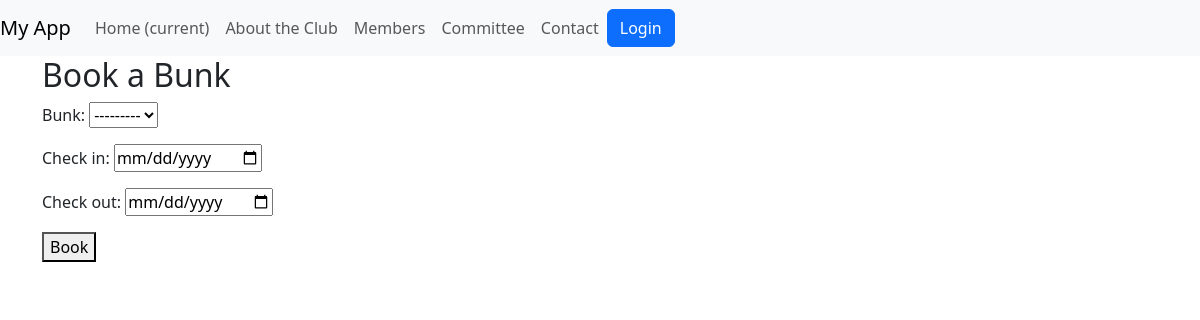
/booking/booking (signed in), run on an earlier commit of the app's database.
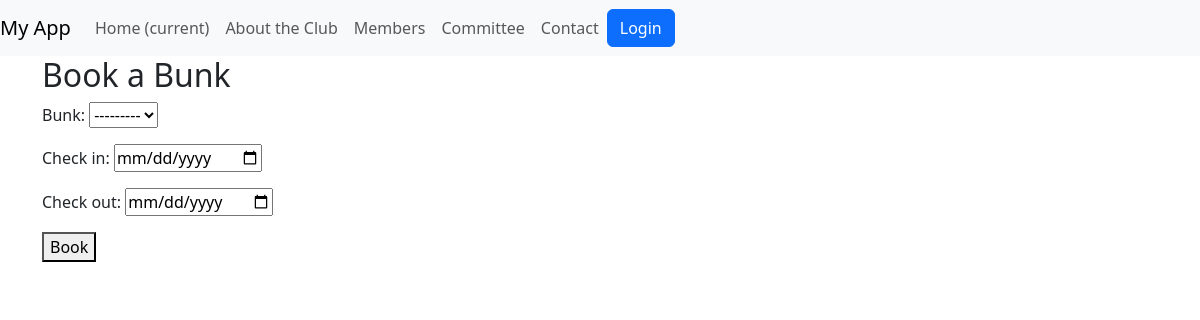
And on a later commit of the database.
### booking/models.py (models this page shows, shortened)
class Booking(models.Model):
    booking_id = models.CharField(
        max_length=50,
        unique=True,
        primary_key=True,)
    user = models.ForeignKey(settings.AUTH_USER_MODEL, on_delete=models.CASCADE)
    bunk = models.ForeignKey(Bunk, on_delete=models.CASCADE)
    check_in = models.DateField()
    check_out = models.DateField()
    created_at = models.DateTimeField(auto_now_add=True)
    total_price = models.DecimalField(max_digits=10, decimal_places=2, null=True, blank=True)
    class Meta:
        unique_together = ('bunk', 'check_in', 'check_out')

class Bunk(models.Model):
    bunk_id = models.CharField(
        max_length=10,
        unique=True,
        primary_key=True,)
    assigned_to = models.ForeignKey(Member, on_delete=models.SET_NULL, null=True, blank=True, related_name='bunks')
    price_per_night = models.DecimalField(max_digits=10, decimal_places=2, default=20.00)
    area = models.CharField(max_length=50)
    sub_area = models.CharField(max_length=50, null=True)
    def __str__(self):
        return self.bunk_id

### booking/views.py (the view)
# urls.py: path('booking', book_bunk, name="book_bunk")
@login_required
def book_bunk(request):
    if request.method == 'POST':
        print(" POST request received.")
        form = BookingForm(request.POST)
        if form.is_valid():
            bunk = form.cleaned_data['bunk']
            check_in = form.cleaned_data['check_in']
            check_out = form.cleaned_data['check_out']
            request.session['bunk'] = bunk.bunk_id
            request.session['check_in'] = check_in.isoformat()
            request.session['check_out'] = check_out.isoformat()
            try:
                with transaction.atomic():
                    if Booking.objects.filter(bunk=bunk.bunk_id, check_in__lt=check_out,
                                              check_out__gt=check_in).exists():
                        raise IntegrityError("This bunk is already booked for the selected time slot.")
                    booking = Booking.objects.create(
                        user=request.user,
                        bunk=bunk,
                        check_in=check_in,
                        check_out=check_out
                    )
                    messages.success(request, f'Bunk {bunk.bunk_id} successfully booked.')
                    return redirect('dashboard')
            except IntegrityError as e:
                messages.error(request, str(e))
            except Exception as e:  # Catch unexpected errors
                messages.error(request, 'An unexpected error occurred. Please try again.')
                print(f"Unexpected error: {e}")  # Log for debugging
        else:
            messages.error(request, "Invalid form submission. Please correct the errors.")
    else:  # GET request
        form = BookingForm()
    return render(request, 'booking/book_bunk.html', {'form': form})

### booking/forms.py (shortened to what this page needs)
class BookingForm(forms.ModelForm):
    class Meta:
        model = Booking
        fields = ['bunk', 'check_in', 'check_out']
        widgets = {
            'check_in': forms.DateInput(attrs={'type': 'date'}),
            'check_out': forms.DateInput(attrs={'type': 'date'}),
        }

### templates/booking/book_bunk.html (shortened to what this page needs)
{% extends "base.html" %}
{% block content %}
<h2>Book a Bunk</h2>
<form method="post">
    {{ form.as_p }}
    <button type="submit">Book</button>
</form>
{% endblock %}

### templates/base.html (shortened to what this page needs)
{% load static %}
<!DOCTYPE html>
<html lang="en">
<head>
    <link href="https://cdn.jsdelivr.net/npm/bootstrap@5.3.3/dist/css/bootstrap.min.css" rel="stylesheet">
</head>
<body>
    <nav class="navbar navbar-expand-lg navbar-light bg-light">
        <a class="navbar-brand" href="#">My App</a>
        <div class="collapse navbar-collapse" id="navbarNav">
            <ul class="navbar-nav">
                <li class="nav-item active">
                    <a class="nav-link" href="#">Home <span class="sr-only">(current)</span></a>
                </li>
                <li class="nav-item">
                    <a class="nav-link" href="/about">About the Club</a>
                </li>
                <li class="nav-item">
                    <a class="nav-link" href="{% url 'login' %}">Members</a>
                </li>
                <li class="nav-item">
                    <a class="nav-link" href="#">Committee</a>
                </li>
                <li class="nav-item">
                    <a class="nav-link" href="#">Contact</a>
                </li>
            </ul>
            <ul class="navbar-nav ml-auto">
                <li class="nav-item">
                    <a class="btn btn-primary" href="{% url 'login' %}">Login</a>
                </li>
            </ul>
        </div>
    </nav>
    <div class="container">
        {% block content %}
        {% endblock %}
    </div>
</body>
</html>

What changed in the data, as far as the page shows it:
added Bunk: bunk "---------"
